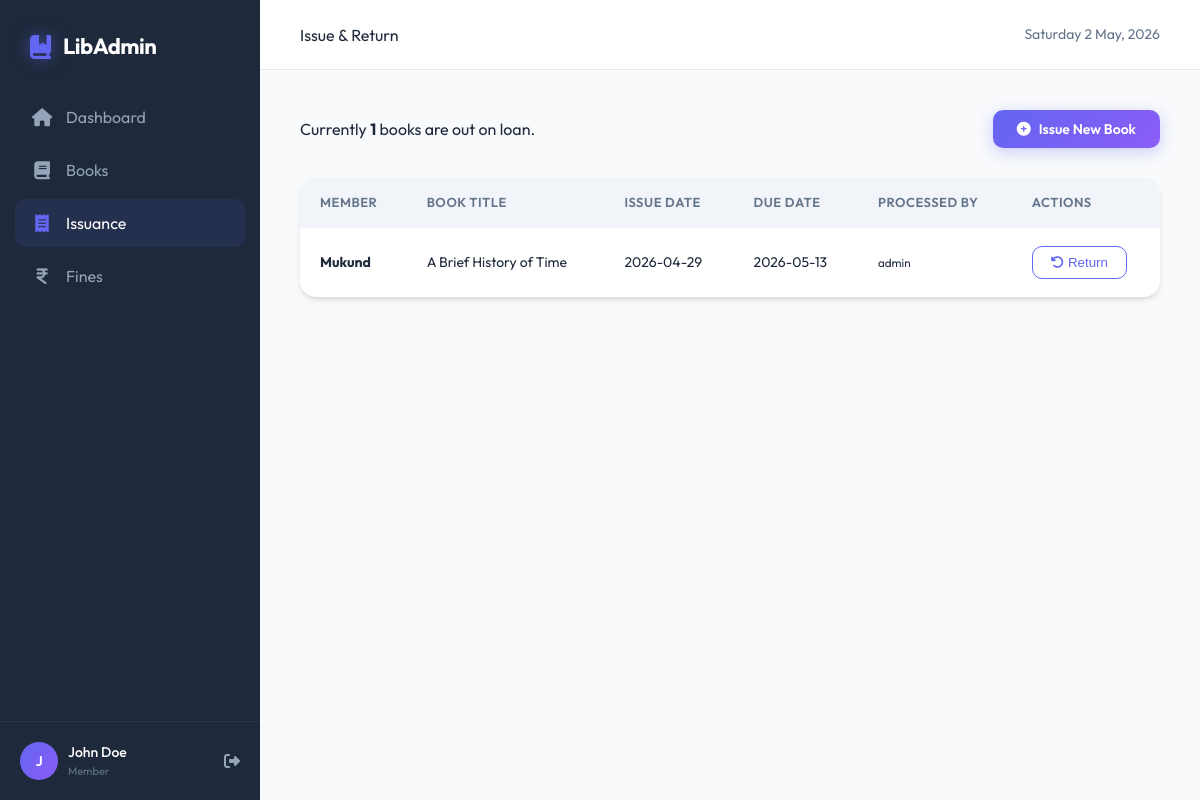
Before: /issues (signed in) with the older database file.
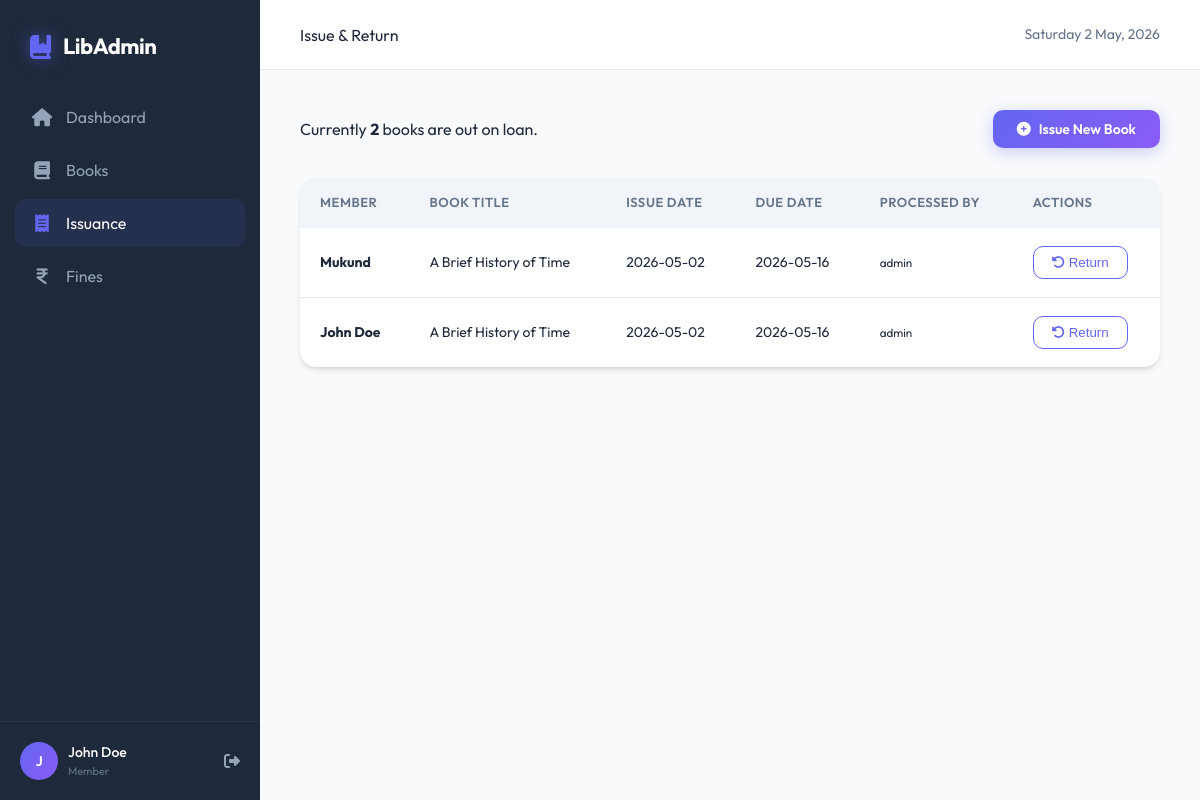
After: the same page with the newer database file.
### tables this page shows
CREATE TABLE issues (
    id INTEGER PRIMARY KEY AUTOINCREMENT,
    book_id INTEGER NOT NULL,
    member_id INTEGER NOT NULL,
    issue_date DATE NOT NULL,
    due_date DATE NOT NULL,
    return_date DATE,
    status VARCHAR(20) NOT NULL DEFAULT 'issued',
    processed_by VARCHAR(255),
    FOREIGN KEY(book_id) REFERENCES books(id),
    FOREIGN KEY(member_id) REFERENCES members(id)
);

CREATE TABLE members (
    id INTEGER PRIMARY KEY AUTOINCREMENT,
    name VARCHAR(255) NOT NULL,
    email VARCHAR(255) UNIQUE NOT NULL,
    phone VARCHAR(20) NOT NULL,
    joined_date DATE NOT NULL,
    password_hash VARCHAR(512),
    created_by VARCHAR(255),
    notes TEXT
);

CREATE TABLE books (
    id INTEGER PRIMARY KEY AUTOINCREMENT,
    title VARCHAR(255) NOT NULL,
    author VARCHAR(255) NOT NULL,
    isbn VARCHAR(20) UNIQUE NOT NULL,
    category_id INTEGER,
    qty INTEGER NOT NULL DEFAULT 1,
    available_qty INTEGER NOT NULL DEFAULT 1,
    created_by VARCHAR(255),
    notes TEXT,
    FOREIGN KEY(category_id) REFERENCES categories(id)
);

### routes/issues.py (the view)
@issues_bp.route('/issues')
@login_required
def index():
    issues = query_db('''
        SELECT i.*, b.title, m.name as member_name
        FROM issues i
        JOIN books b ON i.book_id = b.id
        JOIN members m ON i.member_id = m.id
        WHERE i.status = 'issued'
    ''')
    return render_template('issues.html', issues=issues)

### db.py (called while the page is built)
def get_db():
    db = getattr(g, '_database', None)
    if db is None:
        db = g._database = sqlite3.connect(Config.DATABASE_PATH)
        db.row_factory = sqlite3.Row
        db.execute("PRAGMA foreign_keys = ON")
    return db

def close_connection(exception):
    db = getattr(g, '_database', None)
    if db is not None:
        db.close()

def query_db(query, args=(), one=False):
    db = get_db()
    cur = db.execute(query, args)
    rv = cur.fetchall()
    cur.close()
    return (rv[0] if rv else None) if one else rv

### routes/auth.py (called while the page is built)
def login_required(f):
    from functools import wraps
    @wraps(f)
    def decorated_function(*args, **kwargs):
        if 'user_id' not in session:
            return redirect(url_for('auth.login'))
        return f(*args, **kwargs)
    return decorated_function

### templates/issues.html (shortened to what this page needs)
{% extends 'base.html' %}
{% block title %}Issue & Return{% endblock %}
{% block content %}
<div class="page-header-actions">
    <div class="header-info">
        <p>Currently <strong>{{ issues|length }}</strong> books are out on loan.</p>
    </div>
    <button class="btn-primary" onclick="openModal('issueBookModal')">
        <i class="fa-solid fa-plus-circle"></i> Issue New Book
    </button>
</div>
<div class="table-container shadow">
    <table>
        <thead>
            <tr>
                <th>Member</th>
                <th>Book Title</th>
                <th>Issue Date</th>
                <th>Due Date</th>
                <th>Processed By</th>
                <th>Actions</th>
            </tr>
        </thead>
        <tbody>
            {% for issue in issues %}
            <tr>
                <td><strong>{{ issue.member_name }}</strong></td>
                <td>{{ issue.title }}</td>
                <td>{{ issue.issue_date }}</td>
                <td>
                    <span class="due-date">{{ issue.due_date }}</span>
                </td>
                <td><small>{{ issue.processed_by or 'System' }}</small></td>
                <td>
                    <form action="{{ url_for('issues.return_book', id=issue.id) }}" method="POST" style="display:inline;">
                        <button type="submit" class="btn-outline btn-sm">
                            <i class="fa-solid fa-rotate-left"></i> Return
                        </button>
                    </form>
                </td>
            </tr>
            {% else %}
            <tr>
                <td colspan="5" class="text-center">No books currently issued.</td>
            </tr>
            {% endfor %}
        </tbody>
    </table>
</div>
{% endblock %}

### templates/base.html (shortened to what this page needs)
<!DOCTYPE html>
<html lang="en">
<head>
    <link rel="stylesheet" href="https://cdnjs.cloudflare.com/ajax/libs/font-awesome/6.4.0/css/all.min.css">
    <link rel="stylesheet" href="{{ url_for('static', filename='css/style.css') }}">
</head>
<body>
    <div class="app-container">
        <aside class="sidebar">
            <div class="sidebar-header">
                <i class="fa-solid fa-book-bookmark logo-icon"></i>
                <span class="logo-text">LibAdmin</span>
            </div>
            <nav class="sidebar-nav">
                <a href="{{ url_for('dashboard.index') }}" class="nav-link {% if request.endpoint == 'dashboard.index' %}active{% endif %}">
                    <i class="fa-solid fa-house"></i> <span>Dashboard</span>
                </a>
                <a href="{{ url_for('books.index') }}" class="nav-link {% if 'books' in request.endpoint %}active{% endif %}">
                    <i class="fa-solid fa-book"></i> <span>Books</span>
                </a>
                <a href="{{ url_for('issues.index') }}" class="nav-link {% if 'issues' in request.endpoint %}active{% endif %}">
                    <i class="fa-solid fa-receipt"></i> <span>Issuance</span>
                </a>
                <a href="{{ url_for('fines.index') }}" class="nav-link {% if 'fines' in request.endpoint %}active{% endif %}">
                    <i class="fa-solid fa-indian-rupee-sign"></i> <span>Fines</span>
                </a>
            </nav>
            <div class="sidebar-footer">
                <div class="user-info">
                    <div class="avatar">{{ session.get('username', 'U')[0].upper() }}</div>
                    <div class="username-wrap">
                        <span class="username">{{ session.get('username', 'Guest') }}</span>
                        <span class="role">{{ 'Library Admin' if session.get('role') == 'admin' else 'Member' }}</span>
                    </div>
                </div>
                <a href="{{ url_for('auth.logout') }}" class="logout-btn">
                    <i class="fa-solid fa-right-from-bracket"></i>
                </a>
            </div>
        </aside>
        <main class="main-content">
            <header class="top-nav">
                <div class="page-title">
                    {% block title %}Dashboard{% endblock %}
                </div>
                <div class="top-nav-actions">
                    <div class="date-display" id="currentDate"></div>
                </div>
            </header>
            <div class="content-body">
                {% block content %}{% endblock %}
            </div>
        </main>
    </div>
</body>
</html>

Changed rows visible on the page:
now on this page (row unchanged): members: get "John Doe"
changed issues "Mukund": issue_date "2026-04-29" → "2026-05-02"; due_date "2026-05-13" → "2026-05-16"
added issues: member_name "John Doe", title "A Brief History of Time", issue_date "2026-05-02", due_date "2026-05-16", processed_by "admin"
Other visible differences:
{{ issues|length }}: "1" → "2"
{{ session.get('username', 'Guest') }}: "John Doe" → (not shown)
